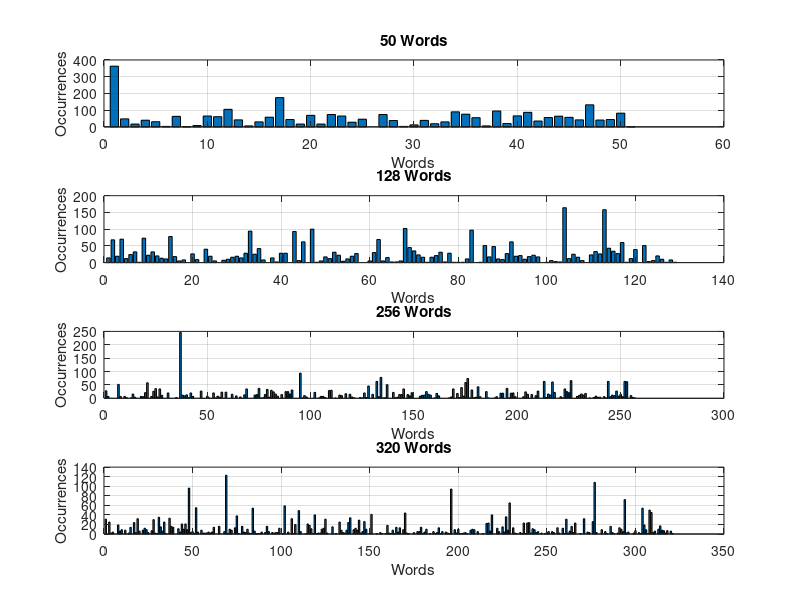
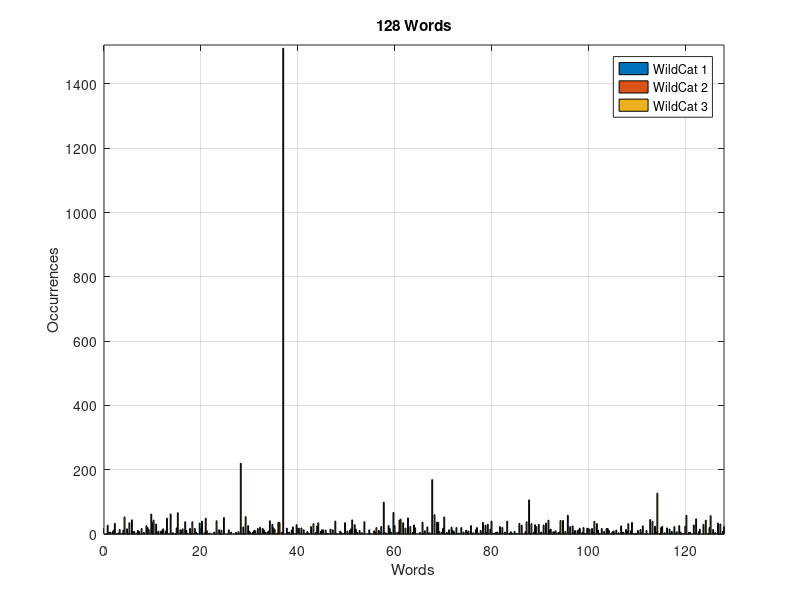

Reproduce these figures in MATLAB, in order.
clear all
clc
close all

load data_train_10.mat
train_data10 = data_train;
load data_train_50.mat
train_data50= data_train;
load data_train_128.mat
train_data128 = data_train;
load data_train_256.mat
train_data256 = data_train;
load data_train_320.mat
train_data320 = data_train;
load data_train_500.mat
train_data500 = data_train;

clear data_train

figure()
subplot(4,1,2)
bar(train_data128(1,:))
title('128 Words')
xlabel('Words')
ylabel('Occurrences')
grid on
subplot(4,1,1)
bar(train_data50(2,:))
title('50 Words')
xlabel('Words')
ylabel('Occurrences')
grid on
subplot(4,1,3)
bar(train_data256(3,:))
title('256 Words')
xlabel('Words')
ylabel('Occurrences')
grid on
subplot(4,1,4)
bar(train_data320(4,:))
title('320 Words')
xlabel('Words')
ylabel('Occurrences')
grid on

comp = [train_data128(81,:);...
        train_data128(82,:);...
        train_data128(83,:)];
figure()
% colormap(colorcube)
bar(comp','grouped')
title('128 Words')
xlabel('Words')
ylabel('Occurrences')
legend('WildCat 1', 'WildCat 2', 'WildCat 3', 'location', 'best')
grid on
axis([0 128 0 max(max(comp))+10])

